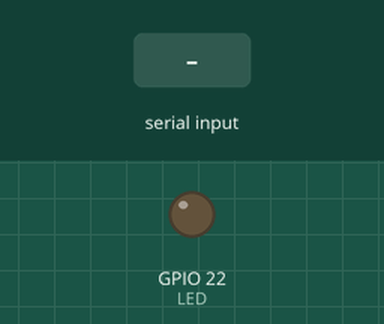
This sketch was run on a simulated ESP32. Parts: output pins drawn as LEDs (lit = HIGH). The inputs (shaded band) are chosen by the test bench. Nothing arrives over Bluetooth unless stated; what the sketch prints to the serial monitor is not drawn.

Above: at 1.2 s.
1.3 s: "n" received over the second serial link
At 2.3 s:
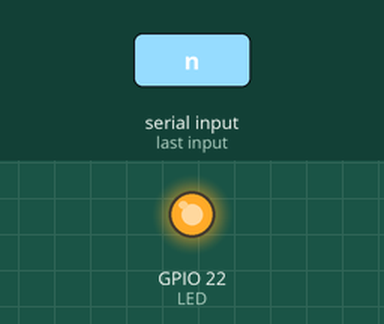
2.8 s: "f" received over the second serial link
At 3.4 s:
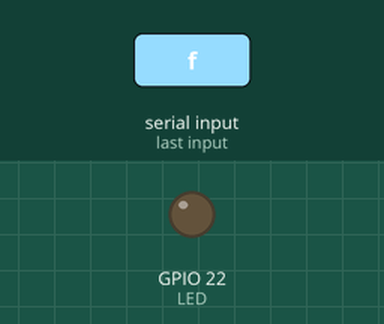
Timing chart, 0 to 5.8 s (numbered marks = the images above; inputs shaded):
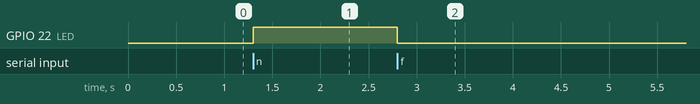

Measured:
- after the input at 1.3 s, GPIO 22 (LED): LOW → HIGH at once
- after the input at 2.8 s, GPIO 22 (LED): HIGH → LOW at once

The sketch:

SmartPhon_LED_control.ino
```cpp
#include"BluetoothSerial.h"
BluetoothSerial SerialBT;

int LED = 22;

void setup()
{
  Serial.begin(115200);
  SerialBT.begin("YJW");
  Serial.println("BT ON!");
  pinMode(LED, OUTPUT);
}

void loop()
{
  if (SerialBT.available())
  {
    char InD = SerialBT.read();
    if (InD == 'n')
    {
      digitalWrite(LED, HIGH);
    }
    else if (InD == 'f')
    {
      digitalWrite(LED, LOW);
    }
  }

}
```
